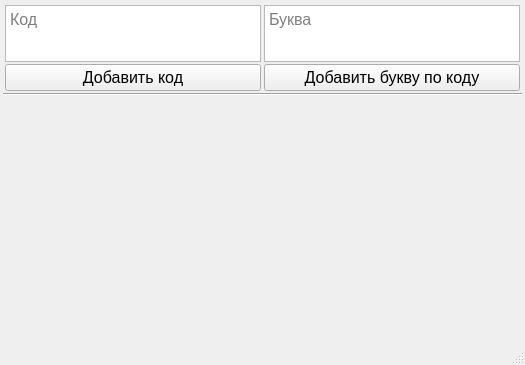
<?xml version="1.0" encoding="UTF-8"?>
<ui version="4.0">
 <class>MainWindow</class>
 <widget class="QMainWindow" name="MainWindow">
  <property name="geometry">
   <rect>
    <x>0</x>
    <y>0</y>
    <width>525</width>
    <height>365</height>
   </rect>
  </property>
  <property name="maximumSize">
   <size>
    <width>16777215</width>
    <height>16777215</height>
   </size>
  </property>
  <property name="font">
   <font>
    <pointsize>12</pointsize>
   </font>
  </property>
  <property name="windowTitle">
   <string>Фано</string>
  </property>
  <widget class="QWidget" name="centralwidget">
   <property name="maximumSize">
    <size>
     <width>16777215</width>
     <height>16777215</height>
    </size>
   </property>
   <layout class="QVBoxLayout" name="verticalLayout_2">
    <property name="spacing">
     <number>0</number>
    </property>
    <property name="sizeConstraint">
     <enum>QLayout::SetDefaultConstraint</enum>
    </property>
    <property name="leftMargin">
     <number>3</number>
    </property>
    <property name="topMargin">
     <number>3</number>
    </property>
    <property name="rightMargin">
     <number>3</number>
    </property>
    <property name="bottomMargin">
     <number>3</number>
    </property>
    <item>
     <widget class="QWidget" name="widget_4" native="true">
      <property name="sizePolicy">
       <sizepolicy hsizetype="Preferred" vsizetype="Fixed">
        <horstretch>0</horstretch>
        <verstretch>0</verstretch>
       </sizepolicy>
      </property>
      <property name="minimumSize">
       <size>
        <width>0</width>
        <height>0</height>
       </size>
      </property>
      <property name="maximumSize">
       <size>
        <width>16777215</width>
        <height>90</height>
       </size>
      </property>
      <layout class="QHBoxLayout" name="horizontalLayout">
       <property name="spacing">
        <number>1</number>
       </property>
       <property name="leftMargin">
        <number>1</number>
       </property>
       <property name="topMargin">
        <number>1</number>
       </property>
       <property name="rightMargin">
        <number>1</number>
       </property>
       <property name="bottomMargin">
        <number>1</number>
       </property>
       <item>
        <widget class="QWidget" name="widget_2" native="true">
         <property name="sizePolicy">
          <sizepolicy hsizetype="Preferred" vsizetype="Preferred">
           <horstretch>0</horstretch>
           <verstretch>0</verstretch>
          </sizepolicy>
         </property>
         <property name="maximumSize">
          <size>
           <width>16777215</width>
           <height>16777215</height>
          </size>
         </property>
         <layout class="QVBoxLayout" name="verticalLayout_4">
          <property name="spacing">
           <number>2</number>
          </property>
          <property name="leftMargin">
           <number>1</number>
          </property>
          <property name="topMargin">
           <number>1</number>
          </property>
          <property name="rightMargin">
           <number>1</number>
          </property>
          <property name="bottomMargin">
           <number>1</number>
          </property>
          <item>
           <widget class="QTextEdit" name="tedCode">
            <property name="sizePolicy">
             <sizepolicy hsizetype="Preferred" vsizetype="Minimum">
              <horstretch>0</horstretch>
              <verstretch>0</verstretch>
             </sizepolicy>
            </property>
            <property name="minimumSize">
             <size>
              <width>0</width>
              <height>0</height>
             </size>
            </property>
            <property name="maximumSize">
             <size>
              <width>16777215</width>
              <height>16777215</height>
             </size>
            </property>
            <property name="placeholderText">
             <string>Код</string>
            </property>
           </widget>
          </item>
          <item>
           <widget class="QPushButton" name="btnAddCode">
            <property name="sizePolicy">
             <sizepolicy hsizetype="Minimum" vsizetype="Fixed">
              <horstretch>0</horstretch>
              <verstretch>0</verstretch>
             </sizepolicy>
            </property>
            <property name="minimumSize">
             <size>
              <width>0</width>
              <height>0</height>
             </size>
            </property>
            <property name="maximumSize">
             <size>
              <width>16777215</width>
              <height>16777215</height>
             </size>
            </property>
            <property name="text">
             <string>Добавить код</string>
            </property>
           </widget>
          </item>
         </layout>
        </widget>
       </item>
       <item>
        <widget class="QWidget" name="widget_3" native="true">
         <property name="sizePolicy">
          <sizepolicy hsizetype="Preferred" vsizetype="Minimum">
           <horstretch>0</horstretch>
           <verstretch>0</verstretch>
          </sizepolicy>
         </property>
         <property name="maximumSize">
          <size>
           <width>16777215</width>
           <height>16777215</height>
          </size>
         </property>
         <layout class="QVBoxLayout" name="verticalLayout">
          <property name="spacing">
           <number>2</number>
          </property>
          <property name="sizeConstraint">
           <enum>QLayout::SetDefaultConstraint</enum>
          </property>
          <property name="leftMargin">
           <number>1</number>
          </property>
          <property name="topMargin">
           <number>1</number>
          </property>
          <property name="rightMargin">
           <number>1</number>
          </property>
          <property name="bottomMargin">
           <number>1</number>
          </property>
          <item>
           <widget class="QTextEdit" name="tedLetter">
            <property name="sizePolicy">
             <sizepolicy hsizetype="Preferred" vsizetype="Minimum">
              <horstretch>0</horstretch>
              <verstretch>0</verstretch>
             </sizepolicy>
            </property>
            <property name="minimumSize">
             <size>
              <width>0</width>
              <height>0</height>
             </size>
            </property>
            <property name="maximumSize">
             <size>
              <width>16777215</width>
              <height>16777215</height>
             </size>
            </property>
            <property name="placeholderText">
             <string>Буква</string>
            </property>
           </widget>
          </item>
          <item>
           <widget class="QPushButton" name="btnAddLetter">
            <property name="minimumSize">
             <size>
              <width>0</width>
              <height>0</height>
             </size>
            </property>
            <property name="maximumSize">
             <size>
              <width>16777215</width>
              <height>16777215</height>
             </size>
            </property>
            <property name="text">
             <string>Добавить букву по коду</string>
            </property>
           </widget>
          </item>
         </layout>
        </widget>
       </item>
      </layout>
     </widget>
    </item>
    <item>
     <widget class="Line" name="line">
      <property name="orientation">
       <enum>Qt::Horizontal</enum>
      </property>
     </widget>
    </item>
    <item>
     <widget class="QWidget" name="Canvas" native="true">
      <property name="sizePolicy">
       <sizepolicy hsizetype="Preferred" vsizetype="Expanding">
        <horstretch>0</horstretch>
        <verstretch>0</verstretch>
       </sizepolicy>
      </property>
      <property name="minimumSize">
       <size>
        <width>0</width>
        <height>200</height>
       </size>
      </property>
      <property name="contextMenuPolicy">
       <enum>Qt::NoContextMenu</enum>
      </property>
     </widget>
    </item>
   </layout>
  </widget>
  <widget class="QStatusBar" name="statusbar"/>
 </widget>
 <resources/>
 <connections/>
</ui>
